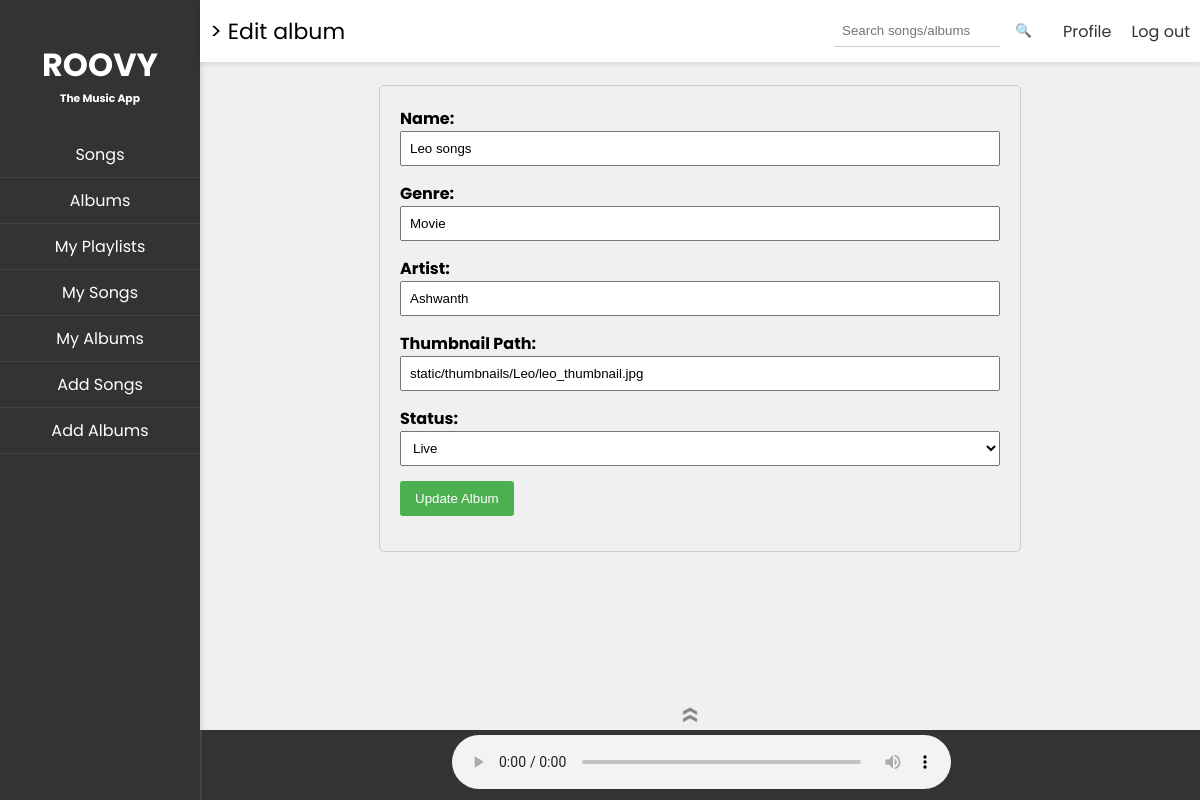
Before: /edit_album/c80ef44b-1984-442c-a417-00c02f3f062a with the older database file.
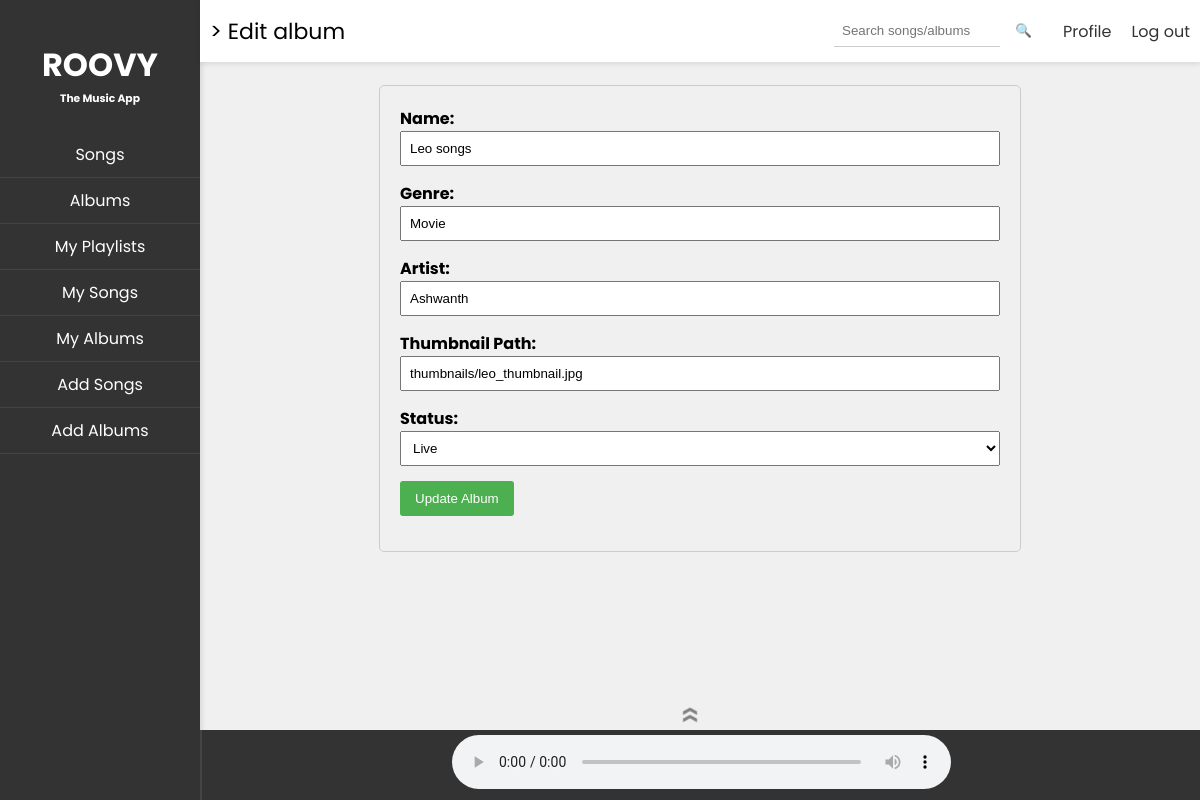
After: the same page with the newer database file.
### models.py (models this page shows)
class Album(Base):
    __tablename__ = 'ALBUM'
    album_id = Column(String, primary_key=True)
    name = Column(String, nullable=False)
    genre = Column(String, nullable=False)
    artist = Column(String, nullable=False)
    thumbnail_path = Column(String, nullable=False)
    status = Column(Enum('flagged', 'blocked', 'live', name='status_enum'))
    created_by = Column(String, nullable=False)
    created_on = Column(DateTime, nullable=False)
    songs = relationship("Song", back_populates="album")

### routes.py (the view, shortened to what this page needs)
@app.route('/edit_album/<string:album_id>', methods=['GET', 'POST'])
def editAlbum(album_id):
    try:
        album = getAlbumFromId(album_id)
        return creatorLandingPage("edit_album", request), 200
    except Exception as e:
        flash(f"An error occurred: {str(e)}", "error")
        return index(), 500

### landing_pages.py (called while the page is built)
def setNavElems(elems):
    global nav_elements
    nav_elements = elems

def edit_album(album):
    header_left = "> Edit album"
    content = render_template('edit_album.html', album=album)
    current_song = "Now Playing: None"
    return render_template('parent_frame.html', content=content, current_song=current_song, header_left=header_left,
                           nav_elements=nav_elements)

### util.py (called while the page is built)
def getAlbumFromId(album_id):
    return Album.query.get(album_id)

### templates/edit_album.html (shortened to what this page needs)
<div class="editAlbum">
    <form method="POST" action="{{ url_for('editAlbum', album_id=album.album_id) }}">
        <div>
            <label for="name">Name:</label>
            <input type="text" id="name" name="name" value="{{ album.name }}" required>
        </div>
        <div>
            <label for="genre">Genre:</label>
            <input type="text" id="genre" name="genre" value="{{ album.genre }}" required>
        </div>
        <div>
            <label for="artist">Artist:</label>
            <input type="text" id="artist" name="artist" value="{{ album.artist }}" required>
        </div>
        <div>
            <label for="thumbnail_path">Thumbnail Path:</label>
            <input type="text" id="thumbnail_path" name="thumbnail_path" value="{{ album.thumbnail_path }}" required>
        </div>
        <div>
            <label for="status">Status:</label>
            <select id="status" name="status" required>
                <option value="live" {% if album.status==
                'live' %}selected{% endif %}>Live</option>
            </select>
        </div>
        <div>
            <button type="submit">Update Album</button>
        </div>
    </form>
</div>

Changed rows visible on the page:
changed Album "Leo songs": thumbnail_path "static/thumbnails/Leo/leo_thumbnail.jpg" → "thumbnails/leo_thumbnail.jpg"
